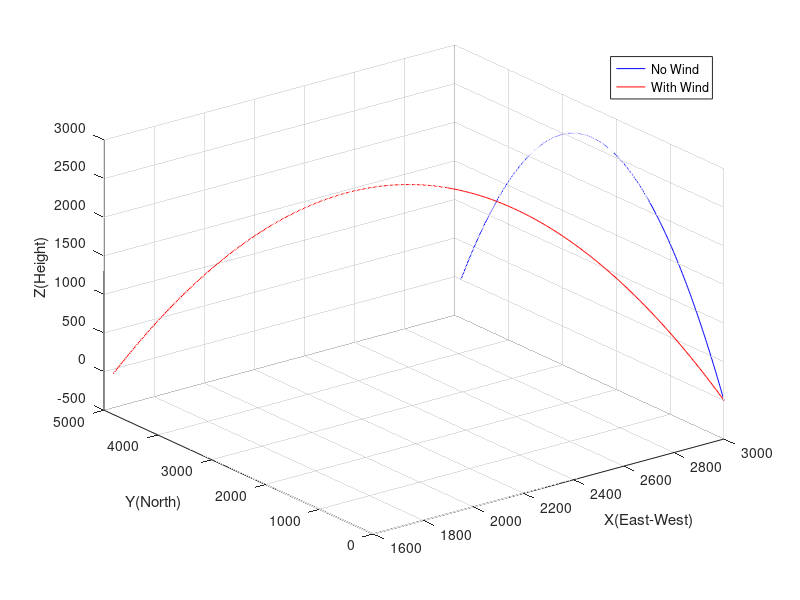

The MATLAB script that drew this image:
clc;clear;
%Given that
v0=250;  %Initial Velocity
theta=deg2rad(65);   %launch angle
g=9.8;
v_wind=-30;

%Initial Position
x0=3000;
y0=0;
z0=0;
%Velocity component (no wind)
vy0=v0*cos(theta);
vz0=v0*sin(theta);
vx0=0;

% Time of flight
T=(2*vz0)/g;
%Time vector
t=linspace(0,T,500);
% Without wind
x1=x0+vx0*t;
y1=y0+vy0*t;
z1=z0+vz0*t-0.5*g*t.^2;
%With wind
x2=x0+(vx0+v_wind)*t;
y2=y0+vy0*t;
z2=z0+vz0*t-0.5*g*t.^2;

plot3(x1,y1,z1,'b'); hold on;
plot3(x2,y2,z2,'r');
grid on;
xlabel('X(East-West)');
ylabel('Y(North)');
zlabel('Z(Height)');
legend('No Wind','With Wind')
